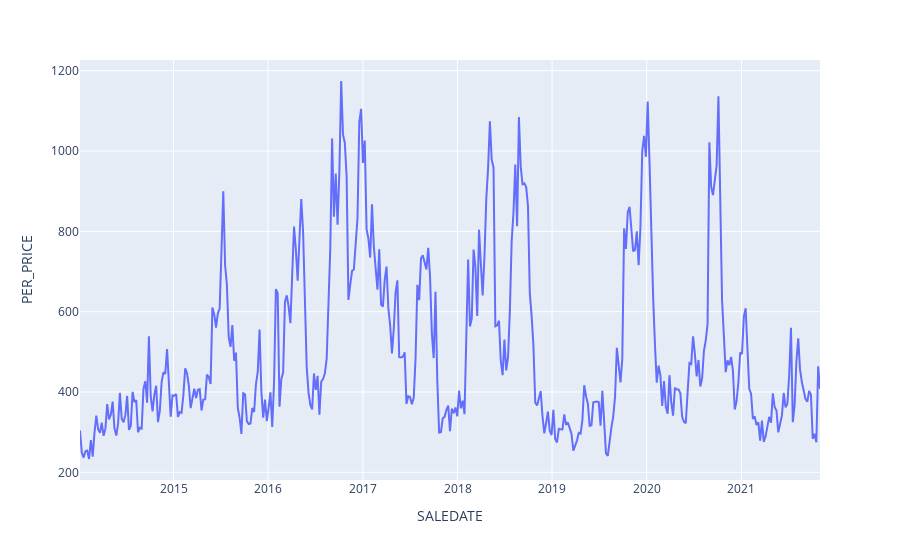

Write notebook code for a chart like this one.
### Code cell
fig = px.line(rad_week, x='SALEDATE', y='PER_PRICE')
fig.show()

### Figure 1 — Plotly figure (JSON) as saved in the notebook; plotly's stock layout.template omitted (floating-point values rounded to 4 significant figures; data arrays with more than 128 entries replaced by an {"elided": "..."} marker saying what was removed)
{"data": [{"hovertemplate": "SALEDATE=%{x}<br>PER_PRICE=%{y}<extra></extra>", "legendgroup": "", "line": {"color": "#636efa", "dash": "solid"}, "marker": {"symbol": "circle"}, "mode": "lines", "name": "", "orientation": "v", "showlegend": false, "type": "scatter", "x": {"elided": "409 str values"}, "xaxis": "x", "y": {"elided": "409 float values"}, "yaxis": "y"}], "layout": {"legend": {"tracegroupgap": 0}, "margin": {"t": 60}, "xaxis": {"anchor": "y", "domain": [0, 1], "title": {"text": "SALEDATE"}}, "yaxis": {"anchor": "x", "domain": [0, 1], "title": {"text": "PER_PRICE"}}}}
